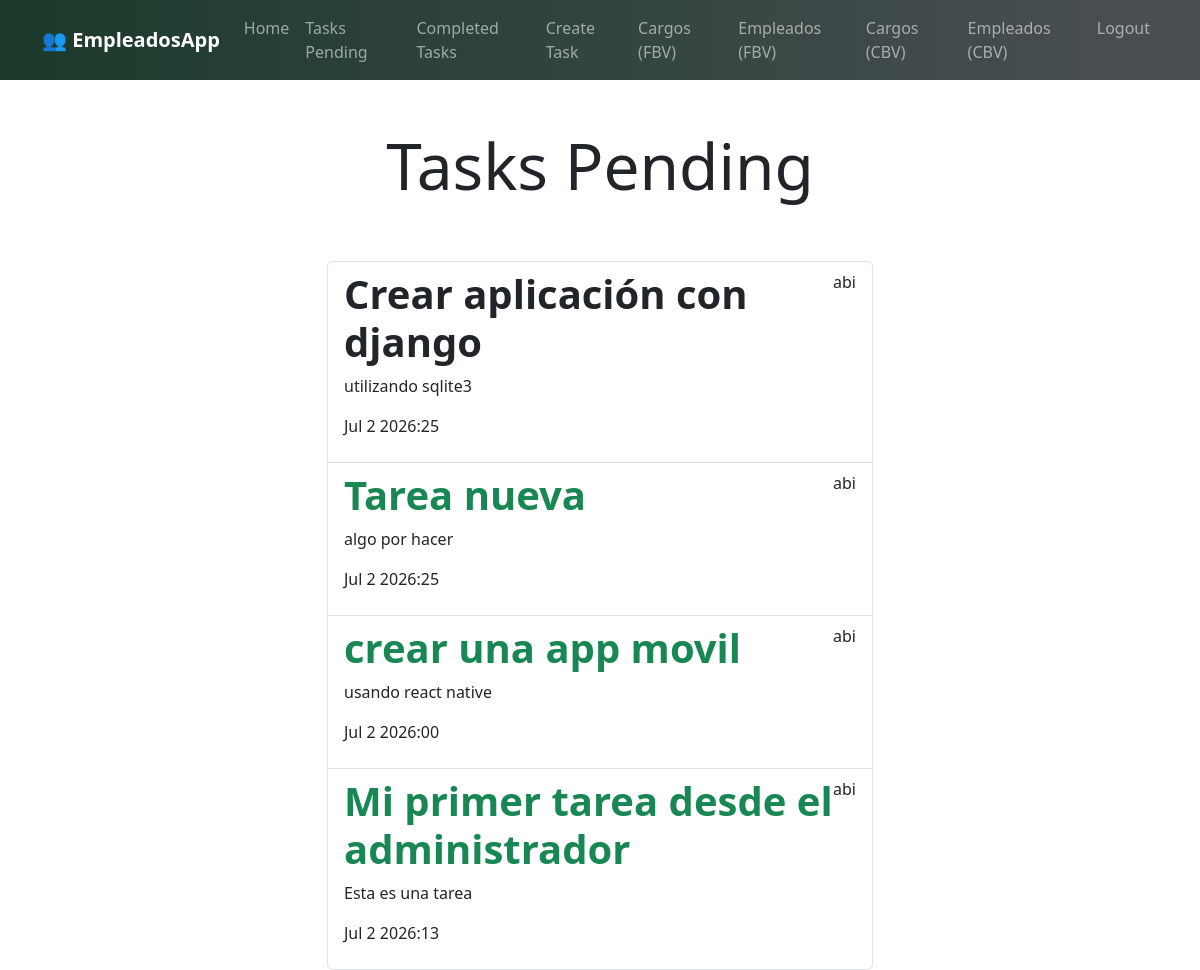
The app's page /tasks_completed/ (signed in) with its own data.
### tasks/models.py (models this page shows, shortened)
class Task(models.Model):
    title = models.CharField(max_length=100)
    description = models.TextField(blank=True)
    created = models.DateTimeField(auto_now_add=True)
    datecompleted = models.DateTimeField(null=True, blank=True)
    important = models.BooleanField(default=False)
    user = models.ForeignKey(User, on_delete=models.CASCADE)

### tasks/views.py (the view)
# urls.py: path('tasks_completed/', views.tasks_completed, name='tasks_completed'),
@login_required
def tasks_completed(request):
    tasks = Task.objects.filter(user=request.user, datecompleted__isnull=False).order_by('-datecompleted')
    return render(request, 'tasks.html', {'tasks': tasks})

### tasks/templates/tasks.html (shortened to what this page needs)
{% extends 'base.html' %}
{% block content %}
<main class="container">
    <div class="row">
        <div class="col-md-6 offset-md-3">
            <h1 class="text-center display-3 py-5">Tasks Pending</h1>
            <ul class="list-group">
                {% for task in tasks %}
                    <li class="list-group-item">
                        <div class="d-flex justify-content-between align-items-start">
                            <a class="text-decoration-none text-dark flex-grow-1" href="{% url 'task_detail' task.id %}">
                                <header class="d-flex justify-content-between">
                                    {% if task.important %}
                                    <h1 class="fw-bold text-success">{{task.title}}</h1>
                                    {% else %}
                                    <h1 class="fw-bold">{{task.title}}</h1>
                                    {% endif %}
                                    <p>{{ task.user.username }}</p>
                                </header>
                                <p>{{ task.description }}</p>
                                <p>{{task.datecompleted|date:'M j Y:i'}}</p>
                            </a>
                        </div>
                    </li>
                {% endfor %}
            </ul>
        </div>
    </div>
</main>
{% endblock %}

### records on screen
Task: title "Crear aplicación con django", user.username "abi", description "utilizando sqlite3", datecompleted "Jul 2 2026:25"
Task: title "Tarea nueva", user.username "abi", description "algo por hacer", datecompleted "Jul 2 2026:25"
Task: title "crear una app movil", user.username "abi", description "usando react native", datecompleted "Jul 2 2026:00"
Task: title "Mi primer tarea desde el administrador", user.username "abi", description "Esta es una tarea", datecompleted "Jul 2 2026:13"
